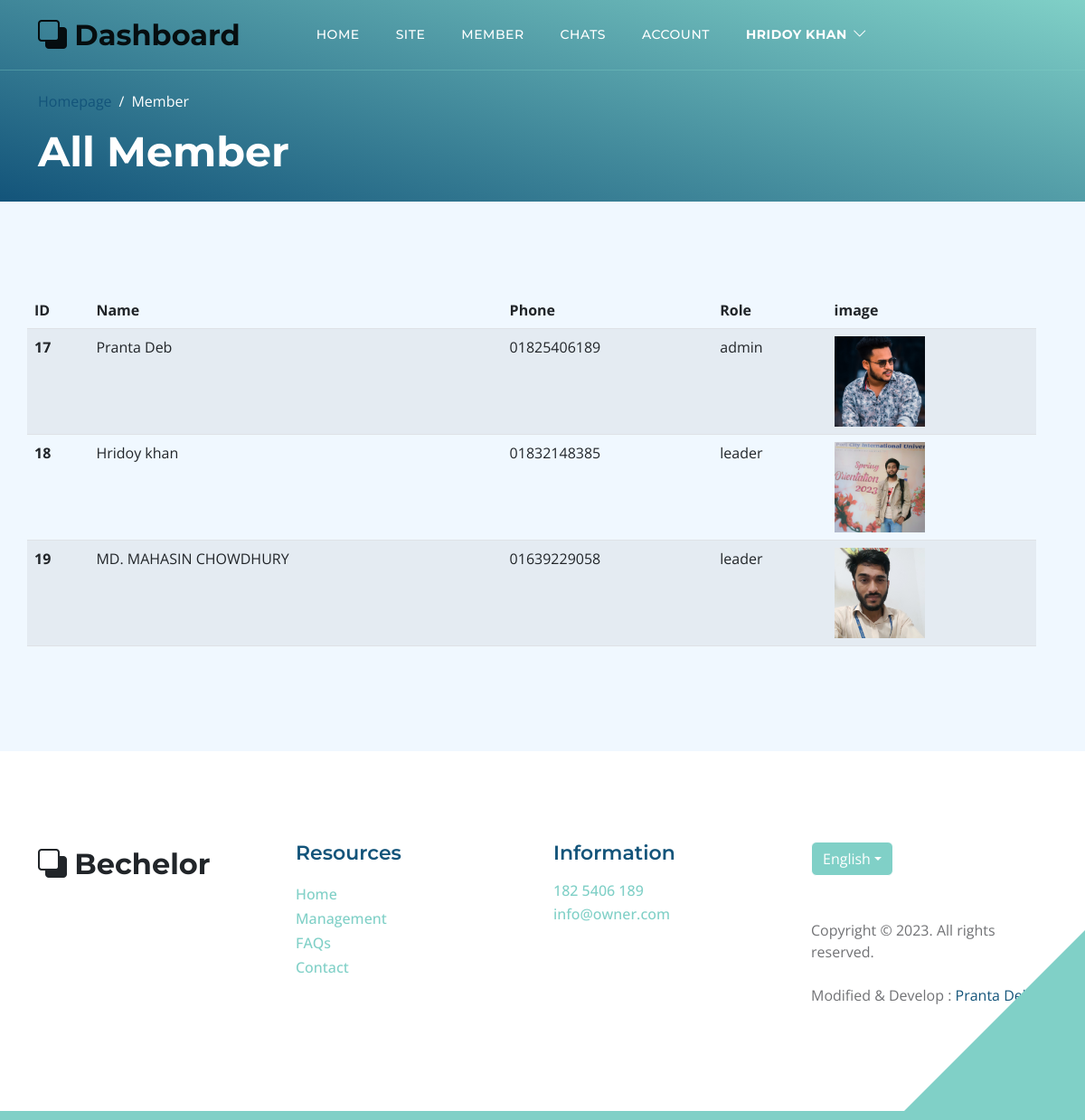
The app's page /admin/member.php (signed in) with its own data.
### tables this page shows
CREATE TABLE `users` (
  `id` int(11) NOT NULL,
  `name` varchar(128) NOT NULL,
  `phone` varchar(32) NOT NULL,
  `password` varchar(128) NOT NULL,
  `title` varchar(512) NOT NULL,
  `image` varchar(512) NOT NULL,
  `role` set('admin','member','leader','unknown') NOT NULL,
  `created_at` timestamp NOT NULL DEFAULT CURRENT_TIMESTAMP
);

### admin/member.php (the view, shortened to what this page needs)
<?php
require "../php/dbConfig.php";
$adminS = "SELECT * FROM users WHERE `role`='admin'";
$AdminQ = $db->query($adminS);
$leaderS = "SELECT * FROM users WHERE `role`='leader'";
$leaderQ = $db->query($leaderS);
?>
<!doctype html>
<html lang="en">
<head>
    <link href="../css/bootstrap.min.css" rel="stylesheet">
    <link href="../css/bootstrap-icons.css" rel="stylesheet">
    <link href="../css/templatemo-topic-listing.css" rel="stylesheet">
</head>
<body class="topics-listing-page" id="top">
    <main>
        <?php include "component/navbar.php"; ?>
        <header class="site-header2 d-flex flex-column justify-content-center align-items-center">
            <div class="container">
                <div class="row align-items-center">
                    <div class="col-lg-5 col-12">
                        <nav aria-label="breadcrumb">
                            <ol class="breadcrumb">
                                <li class="breadcrumb-item"><a href="index.html">Homepage</a></li>
                                <li class="breadcrumb-item active" aria-current="page">Member</li>
                            </ol>
                        </nav>
                        <h2 class="text-white">All Member</h2>
                    </div>
                </div>
            </div>
        </header>
        <section class="section-padding section-bg">
            <div class="container">
                <div class="row" style="width: 100%; overflow: scroll;">
                    <table class="table table-striped">
                        <thead>
                            <tr>
                                <th scope="col">ID</th>
                                <th scope="col">Name</th>
                                <th scope="col">Phone</th>
                                <th scope="col">Role</th>
                                <th scope="col">image</th>
                            </tr>
                        </thead>
                        <tbody>
                            <?php
                             while ($adminRow = $AdminQ->fetch_assoc()) {
                                echo '<tr>
                                <th scope="row">' . $adminRow['id'] . '</th>
                                <td>' . $adminRow['name'] . '</td>
                                <td>' . $adminRow['phone'] . '</td>
                                <td>' . $adminRow['role'] . '</td>
                                <td> <img src="../images/' . $adminRow['image'] . '" class="img-fluid" alt="" style="display: block;width: 100px;height: 100px;object-fit: cover;"></td>
                            </tr>';
                            }
                             while ($leaderRow = $leaderQ->fetch_assoc()) {
                                echo '<tr>
                                <th scope="row">' . $leaderRow['id'] . '</th>
                                <td>' . $leaderRow['name'] . '</td>
                                <td>' . $leaderRow['phone'] . '</td>
                                <td>' . $leaderRow['role'] . '</td>
                                <td> <img src="../images/' . $leaderRow['image'] . '" class="img-fluid" alt="" style="display: block;width: 100px;height: 100px;object-fit: cover;"></td>
                            </tr>';
                            }
                            ?>
                        </tbody>
                    </table>
                </div>
            </div>
        </section>
    </main>
    <?php include "component/footer.php" ?>
</body>
</html>

### css/templatemo-topic-listing.css (style rules this page uses)
:root { --white-color: #ffffff; --primary-color: #13547a; --secondary-color: #80d0c7; --section-bg-color: #f0f8ff; --custom-btn-bg-color: #80d0c7; --custom-btn-bg-hover-color: #13547a; --dark-color: #000000; --p-color: #717275; --border-color: #7fffd4; --link-hover-color: #13547a; --body-font-family: 'Open Sans', sans-serif; --title-font-family: 'Montserrat', sans-serif; --h1-font-size: 58px; --h2-font-size: 46px; --h3-font-size: 32px; --h4-font-size: 28px; --h5-font-size: 24px; --h6-font-size: 22px; --p-font-size: 20px; --menu-font-size: 14px; --btn-font-size: 18px; --copyright-font-size: 16px; --border-radius-large: 100px; --border-radius-medium: 20px; --border-radius-small: 10px; --font-weight-normal: 400; --font-weight-medium: 500; --font-weight-semibold: 600; --font-weight-bold: 700; }
body { background-color: var(--white-color); font-family: var(--body-font-family); }
h2, h3, h4, h5, h6 { color: var(--dark-color); }
h1, h2, h3, h4, h5, h6 { font-family: var(--title-font-family); font-weight: var(--font-weight-semibold); }
h2 { font-size: var(--h2-font-size); font-weight: var(--font-weight-bold); }
a, button { touch-action: manipulation; transition: all 0.3s; }
a { display: inline-block; color: var(--primary-color); text-decoration: none; }
.section-padding { padding-top: 100px; padding-bottom: 100px; }
.section-bg { background-color: var(--section-bg-color); }
.site-header2 { background-image: linear-gradient(15deg, #13547a 0%, #80d0c7 100%); padding-top: 100px; padding-bottom: 20px; }
.site-header2 .container { height: 100%; }
.breadcrumb-item+.breadcrumb-item::before, .breadcrumb-item a:hover, .breadcrumb-item.active { color: var(--white-color); }

### records on screen
users: id "17", name "Pranta Deb", phone "01825406189", role "admin", image (picture)
users: id "18", name "Hridoy khan", phone "01832148385", role "leader", image (picture)
users: id "19", name "MD. MAHASIN CHOWDHURY", phone "01639229058", role "leader", image (picture)

### other values on screen
$_SESSION['name'] "HRIDOY KHAN"
